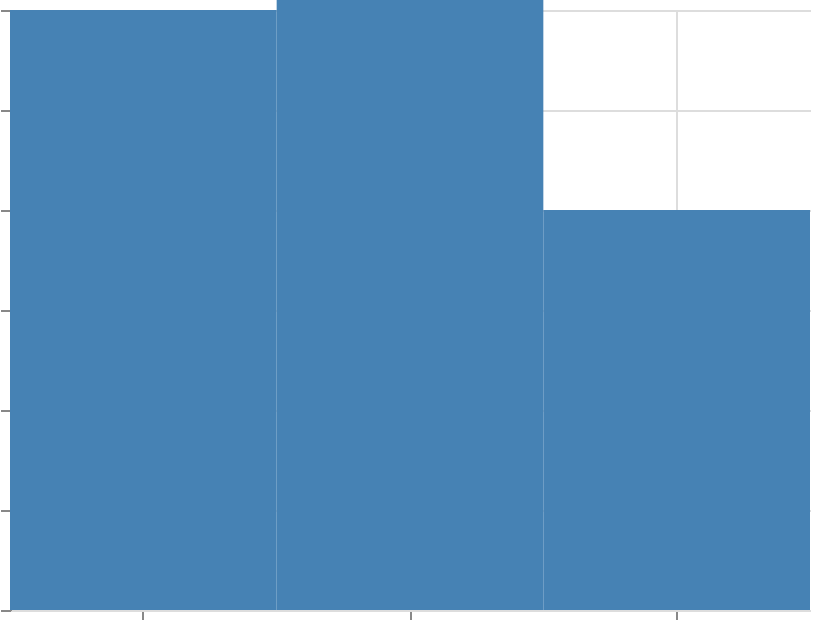

This figure's Vega-Lite source:
### Vega specification from a JSON file in a GitHub repository (floating-point values rounded to 4 significant figures)
{"$schema": "https://vega.github.io/schema/vega/v6.json", "width": 400, "height": 300, "padding": 5, "autosize": "none", "data": [{"name": "table", "values": [{"cat": "A", "val": 3}, {"cat": "B", "val": 5}, {"cat": "C", "val": 2}]}], "scales": [{"name": "x", "type": "band", "domain": {"data": "table", "field": "cat", "sort": true}, "range": "width"}, {"name": "y", "type": "linear", "domain": {"data": "table", "field": "val"}, "range": [{"signal": "height"}, 0], "zero": true, "nice": true, "domainMid": 3}], "marks": [{"type": "rect", "from": {"data": "table"}, "encode": {"update": {"x": {"scale": "x", "field": "cat"}, "width": {"scale": "x", "band": 1}, "y": {"scale": "y", "field": "val"}, "y2": {"scale": "y", "value": 0}, "fill": {"value": "steelblue"}}}}], "axes": [{"scale": "x", "orient": "bottom", "grid": true, "labels": false}, {"scale": "y", "orient": "left", "grid": true, "labels": false}]}
